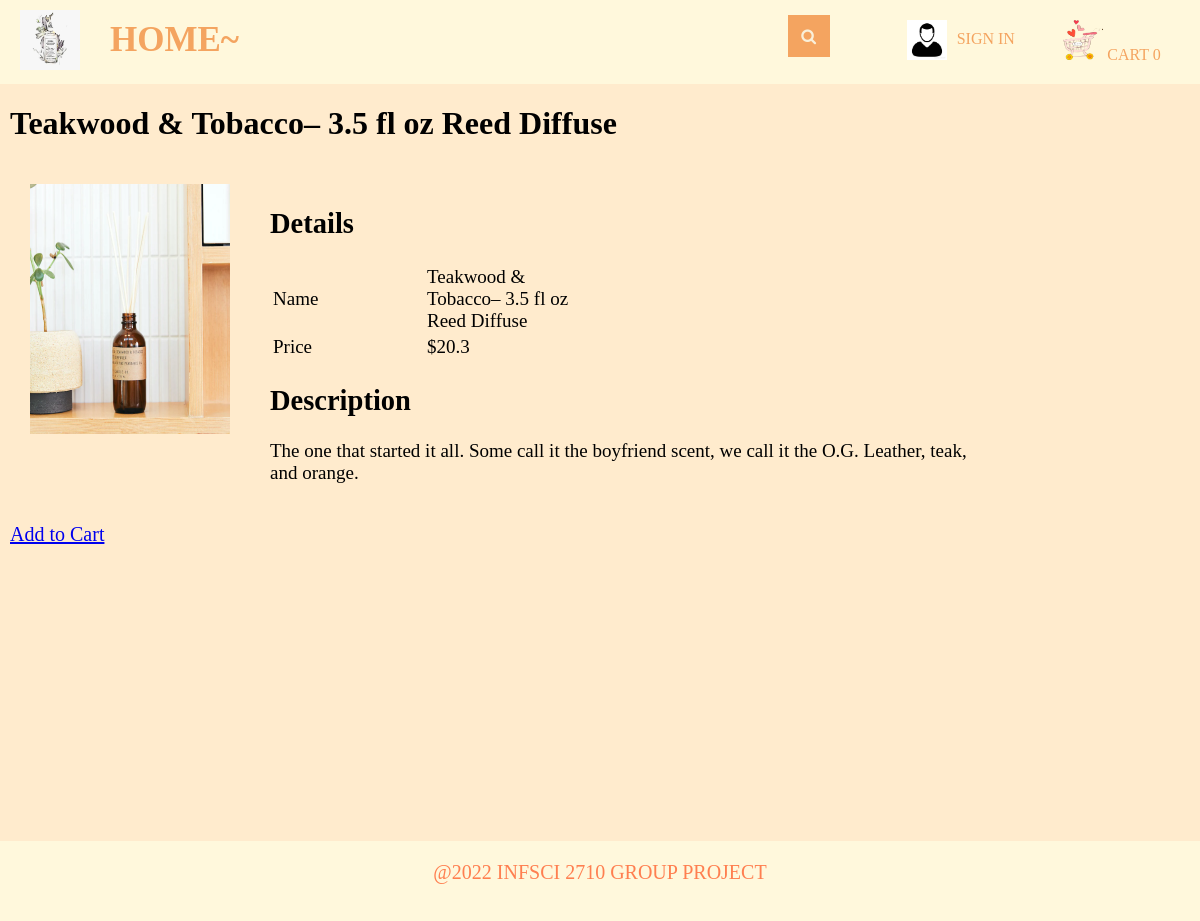
/productDescription?productId=1, run on the app's committed database.
### tables this page shows
CREATE TABLE "products" (
  "productId" INTEGER,
  "name" TEXT,
  "inventory" INTEGER,
  "price" REAL,
  "description" TEXT,
  "image" TEXT,
  "productKindId" INTEGER,
  "scent_id" INTEGER,
  CONSTRAINT "PRODUCTS_PK" PRIMARY KEY ("productId"),
  CONSTRAINT "FK_products_product_kind" FOREIGN KEY ("productKindId") REFERENCES "product_kind" ("productKindId") ON DELETE NO ACTION ON UPDATE NO ACTION,
  CONSTRAINT "products_FK" FOREIGN KEY ("scent_id") REFERENCES "scent" ("scent_id") ON DELETE NO ACTION ON UPDATE NO ACTION,
  CONSTRAINT "inventory_constrains" CHECK (inventory>=0)
);

### main.py (the view)
@app.route("/productDescription")
def productDescription():
    loggedIn, firstName, noOfItems = getLoginDetails()
    productId = request.args.get('productId')
    with sqlite3.connect('database.db') as conn:
        cur = conn.cursor()
        cur.execute('SELECT productId, name, price, description, image FROM products WHERE productId = ?',
                    (productId,))
        productData = cur.fetchone()
    conn.close()
    return render_template("productDescription.html", data=productData, loggedIn=loggedIn, firstName=firstName,
                           noOfItems=noOfItems)

### main.py (called while the page is built)
def getLoginDetails():
    with sqlite3.connect('database.db') as conn:
        cur = conn.cursor()
        if 'email' not in session:
            loggedIn = False
            firstName = ''
            noOfItems = 0
        else:
            loggedIn = True
            cur.execute("SELECT customer_id, firstName FROM customers WHERE email = ?", (session['email'],))
            customer_id, firstName = cur.fetchone()
            cur.execute("SELECT count(productId) FROM cart WHERE userId = ?", (customer_id,))
            noOfItems = cur.fetchone()[0]
    conn.close()
    return (loggedIn, firstName, noOfItems)

### templates/productDescription.html (shortened to what this page needs)
<!DOCTYPE HTML>
<html>
<head>
    <link rel="stylesheet" href={{url_for('static', filename='css/productDescription.css')}} />
    <link rel="stylesheet" href={{url_for('static', filename='css/bodyGeneral.css')}} />
    <link rel="stylesheet" href={{ url_for('static', filename='css/topStyle.css')}} />
    <link rel="stylesheet" href={{ url_for('static', filename='css/footer.css') }} />
    <link rel="stylesheet" href="https://maxcdn.bootstrapcdn.com/font-awesome/4.5.0/css/font-awesome.min.css">
</head>
<body>
    <div id="title">
            <a href="/logout">
                <img id="logo" src= {{ url_for('static', filename='images/logo.png') }} />
            </a>
            <div class="home_btn">
                <a href="/home">
                    <strong>HOME~</strong>
                </a>
            </div>
            <div class = "Search">
                <form>
		            <input id="searchBox" type="text" name="searchQuery" placeholder="SEARCH....">
		            <button id="searchButton" type="submit" value="Search"></button>
		        </form>
            </div>
            {% if not loggedIn %}
            <div id="signInButton">
                <img id = "client " src= {{ url_for('static', filename='images/client.png')}}/>
                <a class="link" href="/loginForm">SIGN IN</a>
            </div>
        {% endif %}
        <div id="cart">
            <a class="link" href="/cart">
                <img src={{url_for('static', filename='images/shoppingCart.png')}} id="cartIcon" />
                CART {{noOfItems}}
            </a>
        </div>
        </div>
    <div class="display_product">
        <div id="productName">
            <h1>{{data[1]}}</h1>
        </div>
        <div>
            <img src={{url_for('static', filename='uploads/'+data[4]) }} id="productImage"/>
        </div>
        <div id="productDescription">
            <h2>Details</h2>
            <table id="descriptionTable">
                <tr>
                    <td>Name</td>
                    <td>{{data[1]}}</td>
                </tr>
                <tr>
                    <td>Price</td>
                    <td>${{data[2]}}</td>
                </tr>
            </table>
            <h2>Description</h2>
            <p>{{data[3]}}</p>
        </div>
        <div id="addToCart">
            <a href="/addToCart?productId={{request.args.get('productId')}}">Add to Cart</a>
        </div>
    </div>
    <footer>
        <div class="footer_container">
            <p>@2022 INFSCI 2710 GROUP PROJECT</p>
        </div>
    </footer>
</body>
</html>

### static/css/productDescription.css (style rules this page uses)
#productImage { height: 250px; width: 200px; margin-left: 20px; margin-right: 20px; margin-top: 20px; margin-bottom: 20px; display: inline-block; float: left; }
#productDescription { margin-left: 20px; margin-right: 20px; margin-top: 20px; margin-bottom: 20px; display: inline-block; font-size: 19px; width: 60%; }
#descriptionTable td { width: 150px; }
#addToCart { font-size: 20px; }

### static/css/bodyGeneral.css (style rules this page uses)
html,body { margin: 0; padding: 0; height: 100%; }
body { background: blanchedalmond; }
#cartItems, .display_product, .display_profile, .display_frame, .display_store { width: 98%; margin-left: 10px; margin-right: 10px; height: 100%; position:relative; top:84px; }

### static/css/topStyle.css (style rules this page uses)
#logo { height: 60px; width: 60px; margin-left: 20px; margin-top: 10px; margin-bottom: 10px; margin-right: 20px; float: left; }
#title { background-color: cornsilk; height: 84px; position: fixed; top:0px; display: flex; width: 100%; margin-bottom: 0px; z-index: 2; }
.home_btn { height: 64px; margin-bottom: 10px; margin-top:10px; padding: 10px; }
.home_btn a { position: relative; text-align: center; text-decoration: none; font-family: "Palace Script MT"; font-size: 35px; color: sandybrown; }
.Search { width: 70%; }
.Search form { padding:15px; height: 100%; }
.Search input { height: 42px; width: 0; padding: 0 42px 0 15px; border: none; border-bottom: 2px solid transparent; outline: none; background: transparent; transition: .4s cubic-bezier(0, 0.8, 0, 1); position: relative; top: 0; right:0; float: right; z-index: 2; font-family: "Palace Script MT"; font-size:20px; }
.Search button { background: sandybrown; border: none; height: 42px; width: 42px; position: relative; top: 0; right: 0; float: right; margin-right: -15px; cursor: pointer; }
.Search button:before { content: "\f002"; font-family: FontAwesome; font-size: 16px; color: #F9F0DA; }
#signInButton { width: 15%; display: flex; color: yellow; margin-top: 20px; margin-bottom: 20px; margin-left: 20px; margin-right: 20px; float: left; }
#signInButton img { width: 40px; height: 40px; }
#signInButton a { position: relative; bottom: 0; text-align: center; padding: 10px; }
#cart { width: 15%; color: white; margin-top: 20px; margin-bottom: 20px; float: left; }
#cart img { width: 40px; height: 40px; }
#cartIcon { height: 30px; width: 30px; }
#cart a, #signInButton a { text-decoration: none; font-family: "Palace Script MT"; color: sandybrown; }

### static/css/footer.css (style rules this page uses)
footer { background: cornsilk; display: block; position: relative; bottom: 0; width: 100%; height: 10%; z-index: 10000; }
.footer_container p { position: relative; top: 20px; color: coral; text-align: center; font-family: "Times New Roman"; font-size: 20px; }

### data on the page
products: name "Teakwood & Tobacco– 3.5 fl oz Reed Diffuse", image (picture), price "20.3", description "The one that started it all. Some call it the boyfriend scent, we call it the O.G. Leather, teak, and orange."

### other printed values
{{ noOfItems }} "0"
